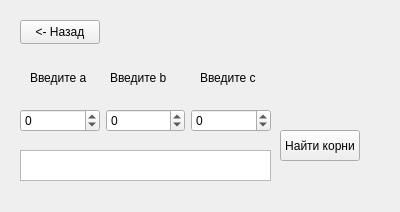
<?xml version="1.0" encoding="UTF-8"?>
<ui version="4.0">
 <class>prog1</class>
 <widget class="QWidget" name="prog1">
  <property name="geometry">
   <rect>
    <x>0</x>
    <y>0</y>
    <width>400</width>
    <height>212</height>
   </rect>
  </property>
  <property name="windowTitle">
   <string>Form</string>
  </property>
  <widget class="QWidget" name="horizontalLayoutWidget">
   <property name="geometry">
    <rect>
     <x>20</x>
     <y>100</y>
     <width>251</width>
     <height>41</height>
    </rect>
   </property>
   <layout class="QHBoxLayout" name="horizontalLayout">
    <item>
     <widget class="QSpinBox" name="a">
      <property name="minimum">
       <number>-99</number>
      </property>
     </widget>
    </item>
    <item>
     <widget class="QSpinBox" name="b">
      <property name="minimum">
       <number>-99</number>
      </property>
     </widget>
    </item>
    <item>
     <widget class="QSpinBox" name="c">
      <property name="minimum">
       <number>-99</number>
      </property>
     </widget>
    </item>
   </layout>
  </widget>
  <widget class="QTextEdit" name="textEdit">
   <property name="geometry">
    <rect>
     <x>20</x>
     <y>150</y>
     <width>251</width>
     <height>31</height>
    </rect>
   </property>
   <property name="readOnly">
    <bool>true</bool>
   </property>
  </widget>
  <widget class="QPushButton" name="pushButton">
   <property name="geometry">
    <rect>
     <x>280</x>
     <y>130</y>
     <width>80</width>
     <height>31</height>
    </rect>
   </property>
   <property name="text">
    <string>Найти корни</string>
   </property>
  </widget>
  <widget class="QPushButton" name="back">
   <property name="geometry">
    <rect>
     <x>20</x>
     <y>20</y>
     <width>80</width>
     <height>24</height>
    </rect>
   </property>
   <property name="text">
    <string>&lt;- Назад</string>
   </property>
  </widget>
  <widget class="QLabel" name="label">
   <property name="geometry">
    <rect>
     <x>30</x>
     <y>70</y>
     <width>61</width>
     <height>16</height>
    </rect>
   </property>
   <property name="text">
    <string>Введите a</string>
   </property>
  </widget>
  <widget class="QLabel" name="label_2">
   <property name="geometry">
    <rect>
     <x>110</x>
     <y>70</y>
     <width>61</width>
     <height>16</height>
    </rect>
   </property>
   <property name="text">
    <string>Введите b</string>
   </property>
  </widget>
  <widget class="QLabel" name="label_3">
   <property name="geometry">
    <rect>
     <x>200</x>
     <y>70</y>
     <width>61</width>
     <height>16</height>
    </rect>
   </property>
   <property name="text">
    <string>Введите c</string>
   </property>
  </widget>
 </widget>
 <resources/>
 <connections/>
</ui>
